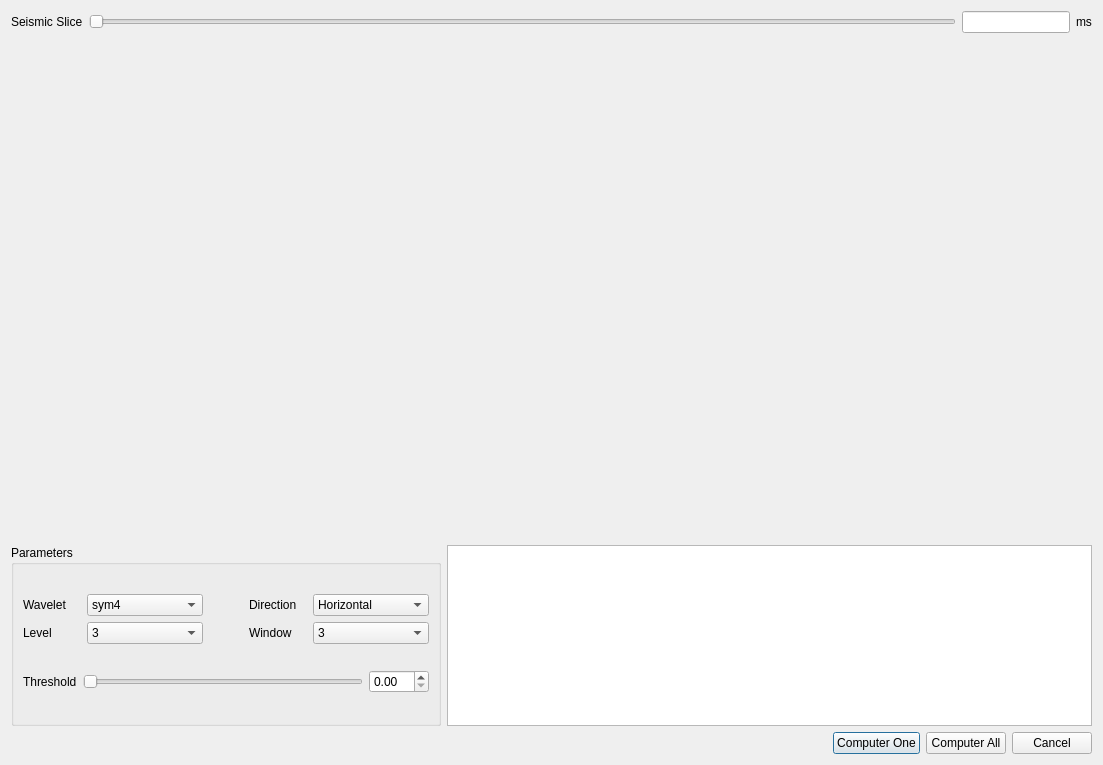
<?xml version="1.0" encoding="UTF-8"?>
<ui version="4.0">
 <class>DlgRemoveFootprint</class>
 <widget class="QDialog" name="DlgRemoveFootprint">
  <property name="geometry">
   <rect>
    <x>0</x>
    <y>0</y>
    <width>1103</width>
    <height>765</height>
   </rect>
  </property>
  <property name="windowTitle">
   <string>Dialog</string>
  </property>
  <layout class="QGridLayout" name="gridLayout_3" rowstretch="0,1,0,0">
   <item row="0" column="0">
    <layout class="QHBoxLayout" name="horizontalLayout" stretch="0,1,0,0">
     <item>
      <widget class="QLabel" name="label">
       <property name="text">
        <string>Seismic Slice</string>
       </property>
      </widget>
     </item>
     <item>
      <widget class="QSlider" name="m_pSliderSlice">
       <property name="orientation">
        <enum>Qt::Horizontal</enum>
       </property>
      </widget>
     </item>
     <item>
      <widget class="QLineEdit" name="m_pLineEdtSliceZ"/>
     </item>
     <item>
      <widget class="QLabel" name="m_pLabelZUnit">
       <property name="text">
        <string>ms</string>
       </property>
      </widget>
     </item>
    </layout>
   </item>
   <item row="1" column="0">
    <widget class="CXSvgWidget" name="m_pSvgWidget" native="true">
     <property name="minimumSize">
      <size>
       <width>0</width>
       <height>500</height>
      </size>
     </property>
    </widget>
   </item>
   <item row="2" column="0">
    <layout class="QHBoxLayout" name="horizontalLayout_2" stretch="2,3">
     <item>
      <widget class="QGroupBox" name="groupBox">
       <property name="title">
        <string>Parameters</string>
       </property>
       <layout class="QGridLayout" name="gridLayout_2">
        <item row="0" column="0">
         <layout class="QGridLayout" name="gridLayout" columnstretch="1,2,0,1,2" columnminimumwidth="0,1,0,0,1">
          <item row="0" column="0">
           <widget class="QLabel" name="label_2">
            <property name="text">
             <string>Wavelet</string>
            </property>
           </widget>
          </item>
          <item row="0" column="1">
           <widget class="QComboBox" name="m_pCombWavelet">
            <item>
             <property name="text">
              <string>sym4</string>
             </property>
            </item>
            <item>
             <property name="text">
              <string>db8</string>
             </property>
            </item>
            <item>
             <property name="text">
              <string>coif2</string>
             </property>
            </item>
           </widget>
          </item>
          <item row="0" column="2">
           <spacer name="horizontalSpacer_2">
            <property name="orientation">
             <enum>Qt::Horizontal</enum>
            </property>
            <property name="sizeHint" stdset="0">
             <size>
              <width>40</width>
              <height>20</height>
             </size>
            </property>
           </spacer>
          </item>
          <item row="0" column="3">
           <widget class="QLabel" name="label_3">
            <property name="text">
             <string>Direction</string>
            </property>
           </widget>
          </item>
          <item row="0" column="4">
           <widget class="QComboBox" name="m_pCombDirection">
            <item>
             <property name="text">
              <string>Horizontal</string>
             </property>
            </item>
            <item>
             <property name="text">
              <string>Vertical</string>
             </property>
            </item>
            <item>
             <property name="text">
              <string>Both</string>
             </property>
            </item>
           </widget>
          </item>
          <item row="1" column="0">
           <widget class="QLabel" name="label_5">
            <property name="text">
             <string>Level</string>
            </property>
           </widget>
          </item>
          <item row="1" column="1">
           <widget class="QComboBox" name="m_pCombLevel">
            <item>
             <property name="text">
              <string>3</string>
             </property>
            </item>
            <item>
             <property name="text">
              <string>4</string>
             </property>
            </item>
            <item>
             <property name="text">
              <string>5</string>
             </property>
            </item>
            <item>
             <property name="text">
              <string>6</string>
             </property>
            </item>
           </widget>
          </item>
          <item row="1" column="2">
           <spacer name="horizontalSpacer_3">
            <property name="orientation">
             <enum>Qt::Horizontal</enum>
            </property>
            <property name="sizeHint" stdset="0">
             <size>
              <width>40</width>
              <height>20</height>
             </size>
            </property>
           </spacer>
          </item>
          <item row="1" column="3">
           <widget class="QLabel" name="label_6">
            <property name="text">
             <string>Window</string>
            </property>
           </widget>
          </item>
          <item row="1" column="4">
           <widget class="QComboBox" name="m_pCombWindow">
            <item>
             <property name="text">
              <string>3</string>
             </property>
            </item>
            <item>
             <property name="text">
              <string>5</string>
             </property>
            </item>
            <item>
             <property name="text">
              <string>7</string>
             </property>
            </item>
           </widget>
          </item>
         </layout>
        </item>
        <item row="1" column="0">
         <layout class="QHBoxLayout" name="horizontalLayout_3">
          <item>
           <widget class="QLabel" name="label_4">
            <property name="text">
             <string>Threshold</string>
            </property>
           </widget>
          </item>
          <item>
           <widget class="QSlider" name="m_pSliderThreshold">
            <property name="orientation">
             <enum>Qt::Horizontal</enum>
            </property>
           </widget>
          </item>
          <item>
           <widget class="QDoubleSpinBox" name="m_pSpinThreshold">
            <property name="minimumSize">
             <size>
              <width>60</width>
              <height>0</height>
             </size>
            </property>
           </widget>
          </item>
         </layout>
        </item>
       </layout>
      </widget>
     </item>
     <item>
      <widget class="QChartView" name="graphicsView">
       <property name="minimumSize">
        <size>
         <width>0</width>
         <height>180</height>
        </size>
       </property>
      </widget>
     </item>
    </layout>
   </item>
   <item row="3" column="0">
    <layout class="QHBoxLayout" name="horizontalLayout_5" stretch="1,0">
     <item>
      <spacer name="horizontalSpacer">
       <property name="orientation">
        <enum>Qt::Horizontal</enum>
       </property>
       <property name="sizeHint" stdset="0">
        <size>
         <width>40</width>
         <height>20</height>
        </size>
       </property>
      </spacer>
     </item>
     <item>
      <layout class="QHBoxLayout" name="horizontalLayout_4">
       <item>
        <widget class="QPushButton" name="m_pButtonOne">
         <property name="text">
          <string>Computer One</string>
         </property>
        </widget>
       </item>
       <item>
        <widget class="QPushButton" name="m_pButtonAll">
         <property name="text">
          <string>Computer All</string>
         </property>
        </widget>
       </item>
       <item>
        <widget class="QDialogButtonBox" name="buttonBox">
         <property name="orientation">
          <enum>Qt::Horizontal</enum>
         </property>
         <property name="standardButtons">
          <set>QDialogButtonBox::Cancel</set>
         </property>
        </widget>
       </item>
      </layout>
     </item>
    </layout>
   </item>
  </layout>
 </widget>
 <customwidgets>
  <customwidget>
   <class>QChartView</class>
   <extends>QGraphicsView</extends>
   <header location="global">qchartview.h</header>
  </customwidget>
  <customwidget>
   <class>CXSvgWidget</class>
   <extends>QWidget</extends>
   <header location="global">xsvgwidget.h</header>
   <container>1</container>
  </customwidget>
 </customwidgets>
 <resources/>
 <connections>
  <connection>
   <sender>buttonBox</sender>
   <signal>accepted()</signal>
   <receiver>DlgRemoveFootprint</receiver>
   <slot>accept()</slot>
   <hints>
    <hint type="sourcelabel">
     <x>248</x>
     <y>254</y>
    </hint>
    <hint type="destinationlabel">
     <x>157</x>
     <y>274</y>
    </hint>
   </hints>
  </connection>
  <connection>
   <sender>buttonBox</sender>
   <signal>rejected()</signal>
   <receiver>DlgRemoveFootprint</receiver>
   <slot>reject()</slot>
   <hints>
    <hint type="sourcelabel">
     <x>316</x>
     <y>260</y>
    </hint>
    <hint type="destinationlabel">
     <x>286</x>
     <y>274</y>
    </hint>
   </hints>
  </connection>
 </connections>
</ui>
